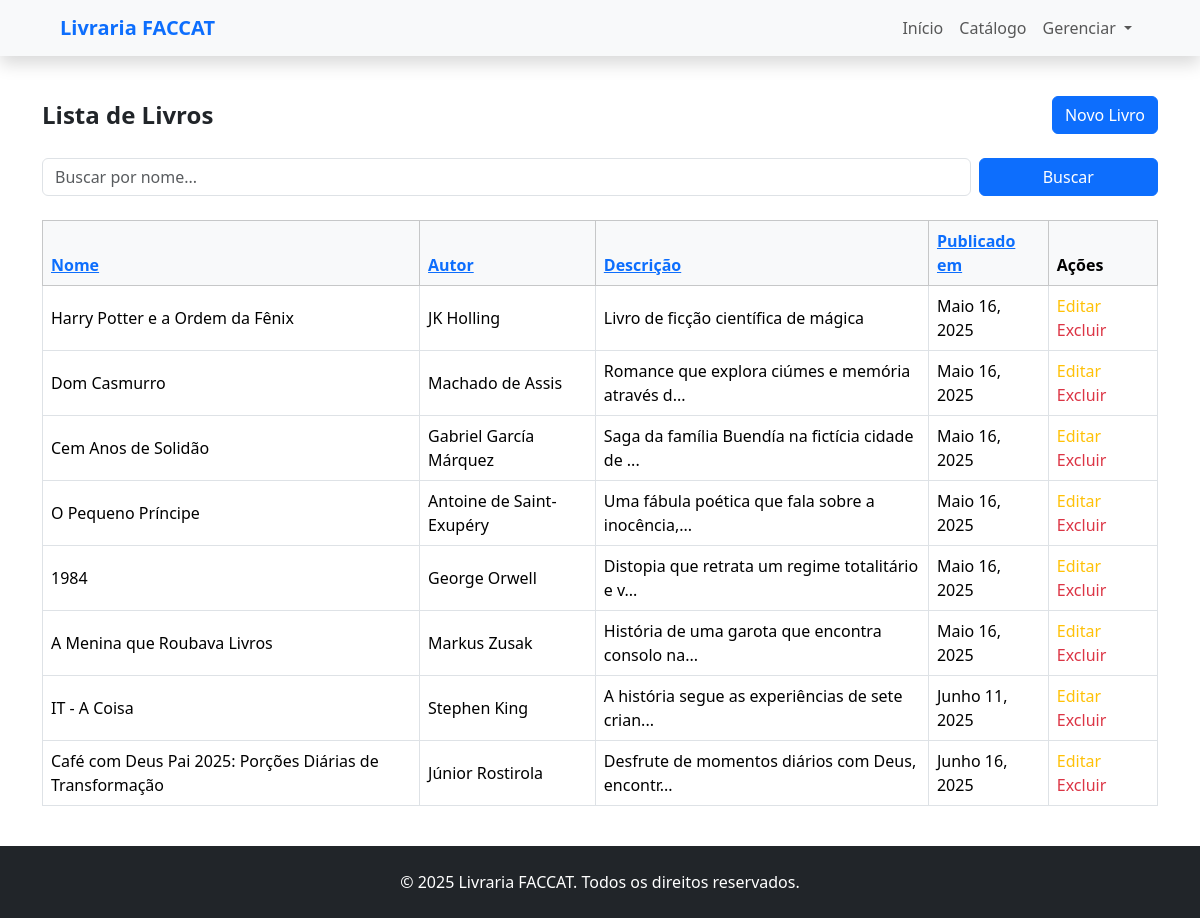
The page /livros/gerenciarLivros on the database its author committed.
### livros/models.py (models this page shows, shortened)
class Livro(models.Model):
    nome = models.CharField(max_length=100)
    autor = models.CharField(max_length=100)
    descricao = models.TextField()
    data_publicacao = models.DateField(auto_now_add=True)
    url = models.URLField(blank=True, null=True)

### livros/views.py (the view)
# urls.py: path('gerenciarLivros', views.gerenciar_livros, name='gerenciar_livros'),
def gerenciar_livros(request):
    busca = request.GET.get('busca', '')
    livros = Livro.objects.all()
    if busca:
        livros = livros.filter(nome__icontains=busca)
    dados = {
        'livros': livros,
        'query': busca,
    }
    return render(request, 'livros/gerenciar_livros.html', dados)

### livros/templates/livros/gerenciar_livros.html (shortened to what this page needs)
{% extends 'base.html' %}
{% block content %}
<div class="container my-4">
    <div class="d-flex justify-content-between align-items-center mb-4">
        <h1 class="h4 fw-bold mb-0">Lista de Livros</h1>
        <a href="{% url 'cadastrar_livro' %}" class="btn btn-primary">
            Novo Livro
        </a>
    </div>
    <form method="get" class="row g-2 mb-4">
        <div class="col-md-10">
            <input type="text" name="busca" placeholder="Buscar por nome..." value="{{ request.GET.busca }}"
                class="form-control" />
        </div>
        <div class="col-md-2">
            <button type="submit" class="btn btn-primary w-100">Buscar</button>
        </div>
    </form>
    <div class="table-responsive">
        <table class="table table-bordered table-hover align-middle">
            <thead class="table-light">
                <tr>
                    <th><a href="{% url 'ordenar_livros' 'nome' %}?busca={{ query }}">Nome</a></th>
                    <th><a href="{% url 'ordenar_livros' 'autor' %}?busca={{ query }}">Autor</a></th>
                    <th><a href="{% url 'ordenar_livros' 'descricao' %}?busca={{ query }}">Descrição</a></th>
                    <th><a href="{% url 'ordenar_livros' 'data_publicacao' %}?busca={{ query }}">Publicado em</a></th>
                    <th>Ações</th>
                </tr>
            </thead>
            <tbody>
                {% for livro in livros %}
                <tr>
                    <td>{{ livro.nome }}</td>
                    <td>{{ livro.autor }}</td>
                    <td>{{ livro.descricao|truncatechars:50 }}</td>
                    <td>{{ livro.data_publicacao }}</td>
                    <td>
                        <a href="{% url 'editar_livro' id=livro.id %}" class="text-warning me-2 text-decoration-none">
                            Editar
                        </a>
                        <a href="{% url 'deletar_livro' id=livro.id %}" class="text-danger text-decoration-none">
                            Excluir
                        </a>
                    </td>
                </tr>
                {% empty %}
                <tr>
                    <td colspan="5" class="text-center py-4">Nenhum livro cadastrado.</td>
                </tr>
                {% endfor %}
            </tbody>
        </table>
    </div>
</div>
{% endblock %}

### templates/base.html (shortened to what this page needs)
<!doctype html>
<html>
<head>
    <link href="https://cdn.jsdelivr.net/npm/bootstrap@5.3.6/dist/css/bootstrap.min.css" rel="stylesheet">
</head>
<body class="d-flex flex-column min-vh-100">
    {% include 'menu.html' %}
    <main class="mt-3">
        {% block content %}
        {% endblock %}
    </main>
    <footer class="bg-dark text-white py-4 text-center mt-auto">
        &copy; 2025 Livraria FACCAT. Todos os direitos reservados.
    </footer>
</body>
</html>

### templates/menu.html (shortened to what this page needs)
<nav class="navbar navbar-expand-lg navbar-light bg-light shadow px-5">
    <div class="container-fluid">
        <a class="navbar-brand fw-bold text-primary" href="#">Livraria FACCAT</a>
        <div class="collapse navbar-collapse" id="navbarContent">
            <ul class="navbar-nav ms-auto mb-2 mb-lg-0">
                <li class="nav-item">
                    <a class="nav-link" href="{% url 'home' %}">Início</a>
                </li>
                <li class="nav-item">
                    <a class="nav-link" href="{% url 'livros' %}">Catálogo</a>
                </li>
                <li class="nav-item dropdown">
                    <a class="nav-link dropdown-toggle" href="#" id="gerenciarDropdown" role="button"
                        data-bs-toggle="dropdown" aria-expanded="false">
                        Gerenciar
                    </a>
                </li>
            </ul>
        </div>
    </div>
</nav>

### rows shown on the page
Livro: nome "Harry Potter e a Ordem da Fênix", autor "JK Holling", descricao "Livro de ficção científica de mágica", data_publicacao "Maio 16, 2025"
Livro: nome "Dom Casmurro", autor "Machado de Assis", descricao "Romance que explora ciúmes e memória através d...", data_publicacao "Maio 16, 2025"
Livro: nome "Cem Anos de Solidão", autor "Gabriel García Márquez", descricao "Saga da família Buendía na fictícia cidade de ...", data_publicacao "Maio 16, 2025"
Livro: nome "O Pequeno Príncipe", autor "Antoine de Saint-Exupéry", descricao "Uma fábula poética que fala sobre a inocência,...", data_publicacao "Maio 16, 2025"
Livro: nome "1984", autor "George Orwell", descricao "Distopia que retrata um regime totalitário e v...", data_publicacao "Maio 16, 2025"
Livro: nome "A Menina que Roubava Livros", autor "Markus Zusak", descricao "História de uma garota que encontra consolo na...", data_publicacao "Maio 16, 2025"
Livro: nome "IT - A Coisa", autor "Stephen King", descricao "A história segue as experiências de sete crian...", data_publicacao "Junho 11, 2025"
Livro: nome "Café com Deus Pai 2025: Porções Diárias de Transformação", autor "Júnior Rostirola", descricao "Desfrute de momentos diários com Deus, encontr...", data_publicacao "Junho 16, 2025"
